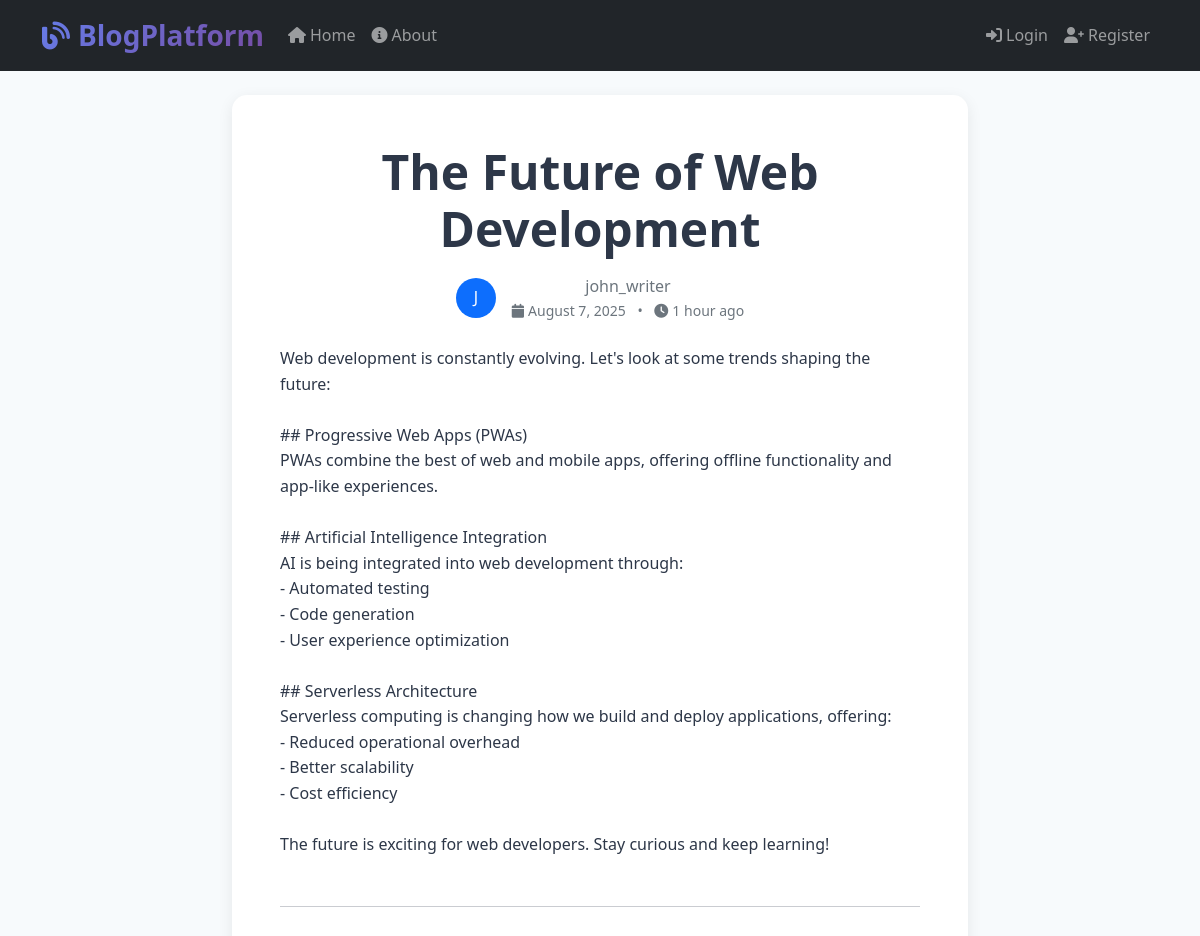
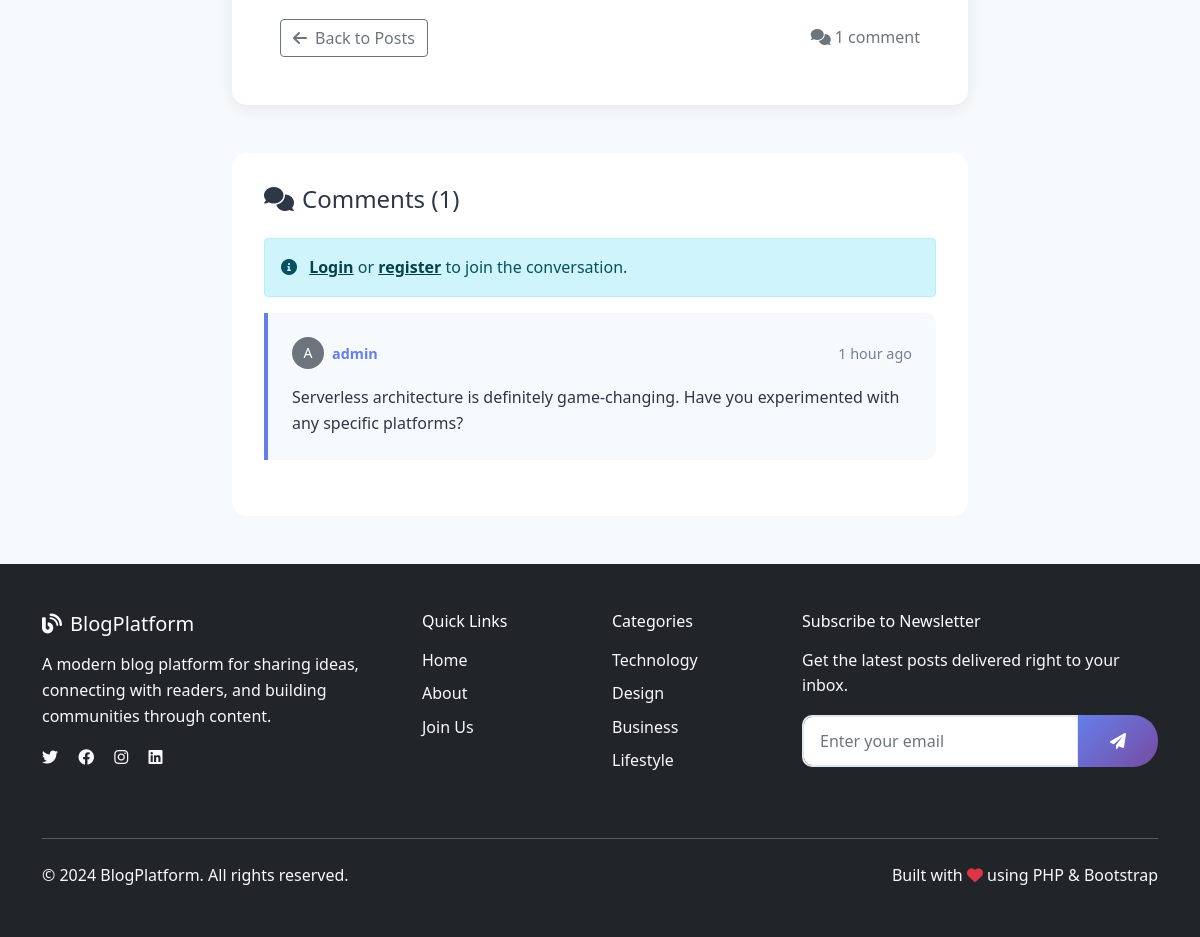
Screenshot of /post.php?slug=future-of-web-development with the database file from the repository (2 pictures, top to bottom).
### tables this page shows
CREATE TABLE posts (
    id INT AUTO_INCREMENT PRIMARY KEY,
    title VARCHAR(200) NOT NULL,
    slug VARCHAR(220) UNIQUE NOT NULL,
    content TEXT NOT NULL,
    excerpt VARCHAR(300),
    featured_image VARCHAR(255) DEFAULT NULL,
    author_id INT NOT NULL,
    status ENUM('draft', 'published') DEFAULT 'draft',
    created_at TIMESTAMP DEFAULT CURRENT_TIMESTAMP,
    updated_at TIMESTAMP DEFAULT CURRENT_TIMESTAMP ON UPDATE CURRENT_TIMESTAMP,
    FOREIGN KEY (author_id) REFERENCES users(id) ON DELETE CASCADE,
    INDEX idx_status (status),
    INDEX idx_created_at (created_at)
);

CREATE TABLE users (
    id INT AUTO_INCREMENT PRIMARY KEY,
    username VARCHAR(50) UNIQUE NOT NULL,
    email VARCHAR(100) UNIQUE NOT NULL,
    password VARCHAR(255) NOT NULL,
    profile_image VARCHAR(255) DEFAULT NULL,
    role ENUM('user', 'admin') DEFAULT 'user',
    created_at TIMESTAMP DEFAULT CURRENT_TIMESTAMP,
    updated_at TIMESTAMP DEFAULT CURRENT_TIMESTAMP ON UPDATE CURRENT_TIMESTAMP
);

CREATE TABLE comments (
    id INT AUTO_INCREMENT PRIMARY KEY,
    post_id INT NOT NULL,
    author_id INT NOT NULL,
    content TEXT NOT NULL,
    status ENUM('pending', 'approved', 'spam') DEFAULT 'approved',
    created_at TIMESTAMP DEFAULT CURRENT_TIMESTAMP,
    FOREIGN KEY (post_id) REFERENCES posts(id) ON DELETE CASCADE,
    FOREIGN KEY (author_id) REFERENCES users(id) ON DELETE CASCADE,
    INDEX idx_post_status (post_id, status),
    INDEX idx_created_at (created_at)
);

### config.php (called while the page is built, shortened)
<?php
function isLoggedIn() {
    return isset($_SESSION['user_id']);
}
function timeAgo($datetime, $full = false) {
    $now = new DateTime;
    $ago = new DateTime($datetime);
    $diff = $now->diff($ago);
    $diff->w = floor($diff->d / 7);
    $diff->d -= $diff->w * 7;
    $string = array(
        'y' => 'year',
        'm' => 'month',
        'w' => 'week',
        'd' => 'day',
        'h' => 'hour',
        'i' => 'minute',
        's' => 'second',
    );
    foreach ($string as $k => &$v) {
        if ($diff->$k) {
            $v = $diff->$k . ' ' . $v . ($diff->$k > 1 ? 's' : '');
        } else {
            unset($string[$k]);
        }
    }
    if (!$full) $string = array_slice($string, 0, 1);
    return $string ? implode(', ', $string) . ' ago' : 'just now';
}
?>

### public/post.php (the view, shortened to what this page needs)
<?php
require_once '../config.php';
$slug = $_GET['slug'] ?? '';
$error = '';
$stmt = $pdo->prepare("
    SELECT p.*, u.username as author_name, u.profile_image as author_image
    FROM posts p
    JOIN users u ON p.author_id = u.id
    WHERE p.slug = ? AND p.status = 'published'
");
$stmt->execute([$slug]);
$post = $stmt->fetch();
$stmt = $pdo->prepare("
    SELECT c.*, u.username as author_name, u.profile_image as author_image
    FROM comments c
    JOIN users u ON c.author_id = u.id
    WHERE c.post_id = ? AND c.status = 'approved'
    ORDER BY c.created_at ASC
");
$stmt->execute([$post['id']]);
$comments = $stmt->fetchAll();
include '../includes/header.php';
?>
<div class="container mt-4 mb-5">
    <div class="row">
        <div class="col-lg-8 mx-auto">
            <article class="card">
                <div class="card-body p-5">
                    <div class="text-center mb-4">
                        <h1 class="display-5 fw-bold mb-3"><?php echo htmlspecialchars($post['title']); ?></h1>
                        <div class="d-flex align-items-center justify-content-center text-muted mb-4">
                            <?php if ($post['author_image']): ?>
                                <img src="../uploads/<?php echo htmlspecialchars($post['author_image']); ?>"
                                     class="rounded-circle me-3" width="40" height="40" alt="Author">
                            <?php else: ?>
                                <div class="rounded-circle bg-primary text-white d-flex align-items-center justify-content-center me-3"
                                     style="width: 40px; height: 40px;">
                                    <?php echo strtoupper(substr($post['author_name'], 0, 1)); ?>
                                </div>
                            <?php endif; ?>
                            <div>
                                <div class="fw-semibold"><?php echo htmlspecialchars($post['author_name']); ?></div>
                                <div class="small">
                                    <i class="fas fa-calendar me-1"></i><?php echo date('F j, Y', strtotime($post['created_at'])); ?>
                                    <span class="mx-2">•</span>
                                    <i class="fas fa-clock me-1"></i><?php echo timeAgo($post['created_at']); ?>
                                </div>
                            </div>
                        </div>
                    </div>
                    <div class="post-content">
                        <?php echo nl2br(htmlspecialchars($post['content'])); ?>
                    </div>
                    <hr class="my-5">
                    <div class="d-flex justify-content-between align-items-center">
                        <a href="index.php" class="btn btn-outline-secondary">
                            <i class="fas fa-arrow-left me-2"></i>Back to Posts
                        </a>
                        <div class="text-muted">
                            <i class="fas fa-comments me-1"></i><?php echo count($comments); ?>
                            <?php echo count($comments) == 1 ? 'comment' : 'comments'; ?>
                        </div>
                    </div>
                </div>
            </article>
            <div class="comments-section">
                <h3 class="h4 mb-4">
                    <i class="fas fa-comments me-2"></i>Comments (<?php echo count($comments); ?>)
                </h3>
                <?php if (isLoggedIn()): ?>
                    <div class="card mb-4">
                        <div class="card-body">
                            <h5 class="card-title">Leave a Comment</h5>
                            <?php if ($error): ?>
                                <div class="alert alert-danger">
                                    <i class="fas fa-exclamation-triangle me-2"></i><?php echo htmlspecialchars($error); ?>
                                </div>
                            <?php endif; ?>
                            <form method="POST">
                                <div class="mb-3">
                                    <textarea class="form-control" name="content" rows="4"
                                              placeholder="Share your thoughts..." required></textarea>
                                </div>
                                <button type="submit" class="btn btn-primary">
                                    <i class="fas fa-paper-plane me-2"></i>Post Comment
                                </button>
                            </form>
                        </div>
                    </div>
                <?php else: ?>
                    <div class="alert alert-info">
                        <i class="fas fa-info-circle me-2"></i>
                        <a href="login.php" class="alert-link">Login</a> or
                        <a href="register.php" class="alert-link">register</a> to join the conversation.
                    </div>
                <?php endif; ?>
                <?php if ($comments): ?>
                    <div class="comments-list">
                        <?php foreach ($comments as $comment): ?>
                            <div class="comment">
                                <div class="comment-header">
                                    <div class="d-flex align-items-center">
                                        <?php if ($comment['author_image']): ?>
                                            <img src="../uploads/<?php echo htmlspecialchars($comment['author_image']); ?>"
                                                 class="rounded-circle me-2" width="32" height="32" alt="Commenter">
                                        <?php else: ?>
                                            <div class="rounded-circle bg-secondary text-white d-flex align-items-center justify-content-center me-2"
                                                 style="width: 32px; height: 32px; font-size: 14px;">
                                                <?php echo strtoupper(substr($comment['author_name'], 0, 1)); ?>
                                            </div>
                                        <?php endif; ?>
                                        <span class="comment-author"><?php echo htmlspecialchars($comment['author_name']); ?></span>
                                    </div>
                                    <span class="comment-date"><?php echo timeAgo($comment['created_at']); ?></span>
                                </div>
                                <div class="comment-content">
                                    <?php echo nl2br(htmlspecialchars($comment['content'])); ?>
                                </div>
                            </div>
                        <?php endforeach; ?>
                    </div>
                <?php endif; ?>
            </div>
        </div>
    </div>
</div>
<?php include '../includes/footer.php'; ?>

### css/style.css (style rules this page uses)
:root { --primary-color: #667eea; --secondary-color: #764ba2; --accent-color: #f093fb; --text-dark: #2d3748; --text-light: #718096; --bg-light: #f7fafc; --border-color: #e2e8f0; }
body { font-family: 'Segoe UI', Tahoma, Geneva, Verdana, sans-serif; background-color: var(--bg-light); color: var(--text-dark); line-height: 1.6; }
.card { border: none; border-radius: 15px; box-shadow: 0 4px 15px rgba(0, 0, 0, 0.08); transition: transform 0.3s ease, box-shadow 0.3s ease; margin-bottom: 2rem; }
.comments-section { background: white; border-radius: 15px; padding: 2rem; margin-top: 3rem; }
.comment { border-left: 4px solid var(--primary-color); background: var(--bg-light); padding: 1.5rem; margin-bottom: 1.5rem; border-radius: 0 10px 10px 0; }
.comment-header { display: flex; justify-content: space-between; align-items: center; margin-bottom: 1rem; font-size: 0.9rem; }
.comment-author { font-weight: 600; color: var(--primary-color); }
.comment-date { color: var(--text-light); }

### rows the page displays
posts: title "The Future of Web Development", author.username "J", author.username "john_writer", created_at "August 7, 2025", created_at "1 hour ago", content "Web development is constantly evolving. Let's look at some trends shaping the future: ## Progressive Web Apps (PWAs) PWAs combine the best of web and mobile apps, offering offline functionality and app-like experiences. ## Artificial Intelligence Integration AI is being integrated into web development through: - Automated testing - Code generation - User experience optimization ## Serverless Architecture Serverless computing is changing how we build and deploy applications, offering: - Reduced operational overhead - Better scalability - Cost efficiency The future is exciting for web developers. Stay curious and keep learning!"
comments: author.username "A", author.username "admin", created_at "1 hour ago", content "Serverless architecture is definitely game-changing. Have you experimented with any specific platforms?"

### other values shown
count($comments) "1"
